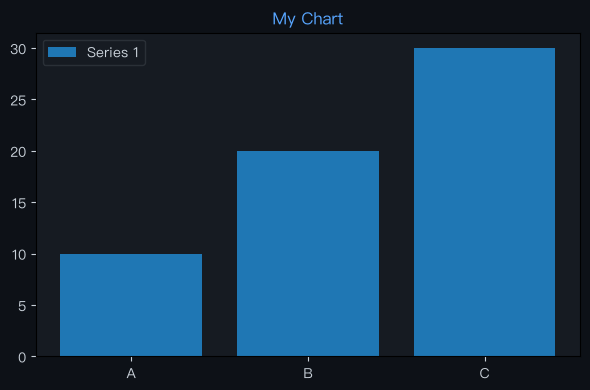

The script that saved this image:
import matplotlib
matplotlib.use('Agg')
import matplotlib.pyplot as plt
import matplotlib.font_manager as fm
import json

for f in fm.fontManager.ttflist:
    if 'PingFang' in f.name:
        plt.rcParams['font.family'] = f.name
        break
plt.rcParams['axes.unicode_minus'] = False

labels = ["A","B","C"]
datasets = [{"label":"Series 1","data":[10,20,30]}]
chartType = "bar"

fig, ax = plt.subplots(figsize=(6, 4))
fig.patch.set_facecolor('#0d1117')
ax.set_facecolor('#161b22')
ax.tick_params(colors='#c9d1d9')

if chartType == 'pie':
    wedges, texts, autotexts = ax.pie(datasets[0]['data'], labels=labels, autopct='%1.1f%%',
        colors=['#238636','#1f6feb','#d29922','#f85149','#a371f7','#3fb950'],
        textprops={'color':'#c9d1d9'})
else:
    for ds in datasets:
        if chartType == 'bar':
            ax.bar(labels, ds['data'], label=ds['label'])
        elif chartType == 'line':
            ax.plot(labels, ds['data'], marker='o', label=ds['label'])
    ax.legend(facecolor='#161b22', edgecolor='#30363d', labelcolor='#c9d1d9')

ax.set_title("My Chart", color='#58a6ff', fontsize=12)
plt.tight_layout()
plt.savefig("/Users/wisonzhu/projects/ag-ui-demo/.tmp/chart_08qael.png", dpi=100, bbox_inches='tight', facecolor='#0d1117')
